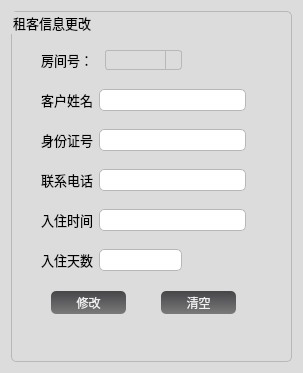
<?xml version="1.0" encoding="UTF-8"?>
<ui version="4.0">
 <class>superPage3Edit</class>
 <widget class="QWidget" name="superPage3Edit">
  <property name="geometry">
   <rect>
    <x>0</x>
    <y>0</y>
    <width>303</width>
    <height>373</height>
   </rect>
  </property>
  <property name="windowTitle">
   <string>Form</string>
  </property>
  <property name="styleSheet">
   <string notr="true">QWidget
{
	background-color: rgb(220, 220, 220);
}
QLabel#lab_Ico,QLabel#lab_Title{
	border-radius:0px;
	color: #F0F0F0;
	background-color:rgba(0,0,0,0);
	border-style:none;
}

QLineEdit {
	border: 1px solid #B8B8B8;
	border-radius: 5px;
	padding: 2px;
	background: none;
	selection-background-color: #454648;
}

QLineEdit[echoMode=&quot;2&quot;] { 
	lineedit-password-character: 9679; 
}

.QGroupBox{
	border: 1px solid #B8B8B8;
	border-radius: 5px;
}

/*提示标题*/
.QToolTip
{
    background: #f6f5ec;        /*背景颜色*/
    opacity:255;                /*透明度*/
    border: 1px solid #130c0e;  /*边框宽度样式及颜色*/
    color:#130c0e;              /*字体颜色*/
}
.QPushButton{
	border-style: none;
	border: 0px;
	color: #F0F0F0;
	padding: 5px;	
	border-radius:5px;
	background: qlineargradient(spread:pad, x1:0, y1:0, x2:0, y2:1, stop:0 #454648, stop:1 #7A7A7A); 
}

.QPushButton[focusPolicy=&quot;0&quot;] {
	border-style: none;
	border: 0px;
	color: #F0F0F0;
	padding: 0px;	
	min-height: 10px;
	border-radius:3px;
	background: qlineargradient(spread:pad, x1:0, y1:0, x2:0, y2:1, stop:0 #454648, stop:1 #7A7A7A); 
}

.QPushButton:hover{ 
	background: qlineargradient(spread:pad, x1:0, y1:0, x2:0, y2:1, stop:0 #B8B8B8, stop:1 #D6D6D6);
}

.QPushButton:pressed{ 
	background: qlineargradient(spread:pad, x1:0, y1:0, x2:0, y2:1, stop:0 #454648, stop:1 #7A7A7A);
}

QPushButton#btnMenu,QPushButton#btnMenu_Min,QPushButton#btnMenu_Max,QPushButton#btnMenu_Close{
	border-radius:0px;
	color: #F0F0F0;
	background-color:rgba(0,0,0,0);
	border-style:none;
}

QPushButton#btnMenu:hover,QPushButton#btnMenu_Min:hover,QPushButton#btnMenu_Max:hover{
	background-color: qlineargradient(spread:pad, x1:0, y1:1, x2:0, y2:0, stop:0 rgba(25, 134, 199, 0), stop:1 #B8B8B8);
}

QPushButton#btnMenu_Close:hover{
	background-color: qlineargradient(spread:pad, x1:0, y1:1, x2:0, y2:0, stop:0 rgba(238, 0, 0, 128), stop:1 rgba(238, 44, 44, 255));
}

QCheckBox {
	spacing: 2px; 
}

QCheckBox::indicator {
	width: 20px;
	height: 20px;
}

QCheckBox::indicator:unchecked {
	image: url(:/qss/clientcss/checkbox_unchecked.png);
}

QCheckBox::indicator:checked {
	image: url(:/qss/clientcss/checkbox_checked.png); 
}

QRadioButton {
	spacing: 2px;
}

QRadioButton::indicator {
	width: 15px; 
	height: 15px; 
}

QRadioButton::indicator::unchecked {
	image: url(:/qss/clientcss/radio_normal.png); 
}

QRadioButton::indicator::checked {
	image: url(:/qss/clientcss/radio_selected.png); 
}

QComboBox,QDateEdit{
	border-radius: 3px;
	padding: 1px 10px 1px 5px;
	border: 1px solid #B8B8B8;
}

QComboBox::drop-down,QDateEdit::drop-down {
	subcontrol-origin: padding;
	subcontrol-position: top right;
	width: 15px; 
	border-left-width: 1px;
	border-left-style: solid;
	border-top-right-radius: 3px;
	border-bottom-right-radius: 3px;
	border-left-color: #B8B8B8;
}

QComboBox::down-arrow,QDateEdit::down-arrow {
	image: url(:/qss/clientcss/array_down.png); 
}</string>
  </property>
  <layout class="QVBoxLayout" name="verticalLayout">
   <item>
    <widget class="QGroupBox" name="groupBox">
     <property name="font">
      <font>
       <family>微软雅黑</family>
       <pointsize>10</pointsize>
      </font>
     </property>
     <property name="title">
      <string>租客信息更改</string>
     </property>
     <widget class="QWidget" name="widget" native="true">
      <property name="geometry">
       <rect>
        <x>30</x>
        <y>30</y>
        <width>141</width>
        <height>38</height>
       </rect>
      </property>
      <layout class="QHBoxLayout" name="horizontalLayout_6">
       <item>
        <widget class="QLabel" name="label">
         <property name="font">
          <font>
           <family>微软雅黑</family>
           <pointsize>10</pointsize>
          </font>
         </property>
         <property name="text">
          <string>房间号：</string>
         </property>
        </widget>
       </item>
       <item>
        <widget class="QComboBox" name="comboBox"/>
       </item>
      </layout>
     </widget>
     <widget class="QWidget" name="widget_2" native="true">
      <property name="geometry">
       <rect>
        <x>30</x>
        <y>70</y>
        <width>205</width>
        <height>38</height>
       </rect>
      </property>
      <layout class="QHBoxLayout" name="horizontalLayout_5">
       <item>
        <widget class="QLabel" name="label_2">
         <property name="font">
          <font>
           <family>微软雅黑</family>
           <pointsize>10</pointsize>
          </font>
         </property>
         <property name="text">
          <string>客户姓名</string>
         </property>
        </widget>
       </item>
       <item>
        <widget class="QLineEdit" name="name_lineEdit"/>
       </item>
      </layout>
     </widget>
     <widget class="QWidget" name="widget_3" native="true">
      <property name="geometry">
       <rect>
        <x>30</x>
        <y>110</y>
        <width>205</width>
        <height>38</height>
       </rect>
      </property>
      <layout class="QHBoxLayout" name="horizontalLayout_4">
       <item>
        <widget class="QLabel" name="label_3">
         <property name="font">
          <font>
           <family>微软雅黑</family>
           <pointsize>10</pointsize>
          </font>
         </property>
         <property name="text">
          <string>身份证号</string>
         </property>
        </widget>
       </item>
       <item>
        <widget class="QLineEdit" name="id_lineEdit"/>
       </item>
      </layout>
     </widget>
     <widget class="QWidget" name="widget_4" native="true">
      <property name="geometry">
       <rect>
        <x>30</x>
        <y>150</y>
        <width>205</width>
        <height>38</height>
       </rect>
      </property>
      <layout class="QHBoxLayout" name="horizontalLayout_3">
       <item>
        <widget class="QLabel" name="label_4">
         <property name="font">
          <font>
           <family>微软雅黑</family>
           <pointsize>10</pointsize>
          </font>
         </property>
         <property name="text">
          <string>联系电话</string>
         </property>
        </widget>
       </item>
       <item>
        <widget class="QLineEdit" name="phone_lineEdit"/>
       </item>
      </layout>
     </widget>
     <widget class="QWidget" name="widget_5" native="true">
      <property name="geometry">
       <rect>
        <x>30</x>
        <y>190</y>
        <width>205</width>
        <height>38</height>
       </rect>
      </property>
      <layout class="QHBoxLayout" name="horizontalLayout_2">
       <item>
        <widget class="QLabel" name="label_5">
         <property name="font">
          <font>
           <family>微软雅黑</family>
           <pointsize>10</pointsize>
          </font>
         </property>
         <property name="text">
          <string>入住时间</string>
         </property>
        </widget>
       </item>
       <item>
        <widget class="QLineEdit" name="datetime_lineEdit"/>
       </item>
      </layout>
     </widget>
     <widget class="QWidget" name="widget_6" native="true">
      <property name="geometry">
       <rect>
        <x>30</x>
        <y>230</y>
        <width>141</width>
        <height>38</height>
       </rect>
      </property>
      <layout class="QHBoxLayout" name="horizontalLayout">
       <item>
        <widget class="QLabel" name="label_6">
         <property name="font">
          <font>
           <family>微软雅黑</family>
           <pointsize>10</pointsize>
          </font>
         </property>
         <property name="text">
          <string>入住天数</string>
         </property>
        </widget>
       </item>
       <item>
        <widget class="QLineEdit" name="days_lineEdit"/>
       </item>
      </layout>
     </widget>
     <widget class="QPushButton" name="update_pushButton">
      <property name="geometry">
       <rect>
        <x>40</x>
        <y>280</y>
        <width>75</width>
        <height>23</height>
       </rect>
      </property>
      <property name="text">
       <string>修改</string>
      </property>
     </widget>
     <widget class="QPushButton" name="clear_pushButton">
      <property name="geometry">
       <rect>
        <x>150</x>
        <y>280</y>
        <width>75</width>
        <height>23</height>
       </rect>
      </property>
      <property name="text">
       <string>清空</string>
      </property>
     </widget>
    </widget>
   </item>
  </layout>
 </widget>
 <resources/>
 <connections/>
</ui>
